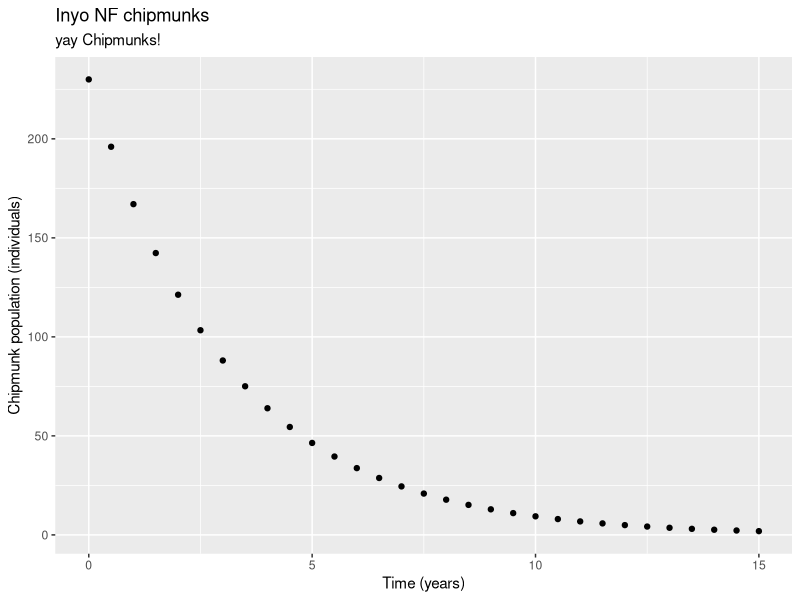

This figure's R source:
## ---- chunk 1
knitr::opts_chunk$set(echo = TRUE)

library(tidyverse)
## ---- chunk 2
# Examples of logarithms 

log(4)

exp(5)

# A test of log(). To what power do I have to raise e to get e?

log(exp(1))

## ---- chunk 3
# This is going to be a sequence from 1 to 20, by 1 

ex_1 <- seq(from = 1, to =20, by = 1)

# Vector from 0 to 40 by increments of 0.2

ex_2 <- seq(from = 0, to = 40, by = 0.2)

# Vector from 1 to 5000 by increments of 10 

ex_3 <- seq(from = 1, to = 5000, by = 10)
## ---- chunk 4

pop_logistic <- function(capacity,init_pop, rate, time_yr) {
  
  capacity / (1 + ((capacity - init_pop) / init_pop)) * exp(-rate * time_yr)
}


pop_logistic(capacity = 2580, init_pop = 230, rate = 0.32, time_yr = 2.4)

## ---- chunk 5
# Create a vector of times from 0 to 20 , by 0.5

time_vec <- seq(from = 0, to = 15, by = 0.5)

## ---- chunk 6
chipmunk_pop <- pop_logistic(capacity = 2580, init_pop = 230, rate = 0.32, time_yr = time_vec)

## ---- chunk 7

chipmunk_df <- data.frame(time_vec, chipmunk_pop)

chipmunk_df

## ---- chunk 8
ggplot(data = chipmunk_df, aes(x = time_vec, y = chipmunk_pop)) +
  geom_point() + 
  labs(x = "Time (years)",
       y = "Chipmunk population (individuals)",
       title = "Inyo NF chipmunks",
       subtitle = "yay Chipmunks!")
       


